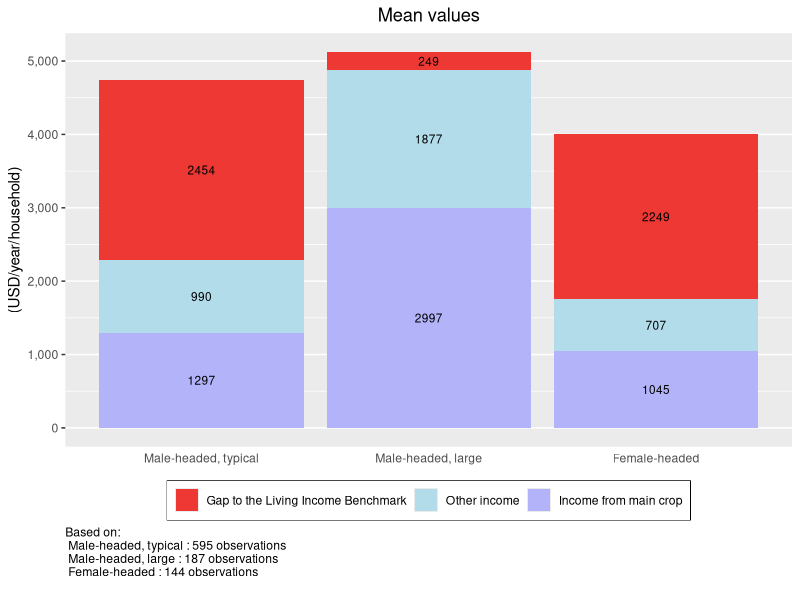
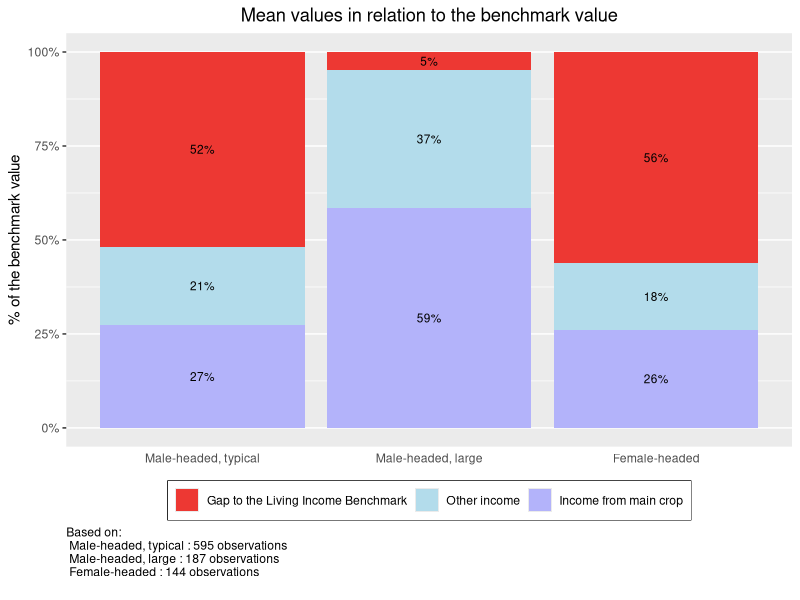
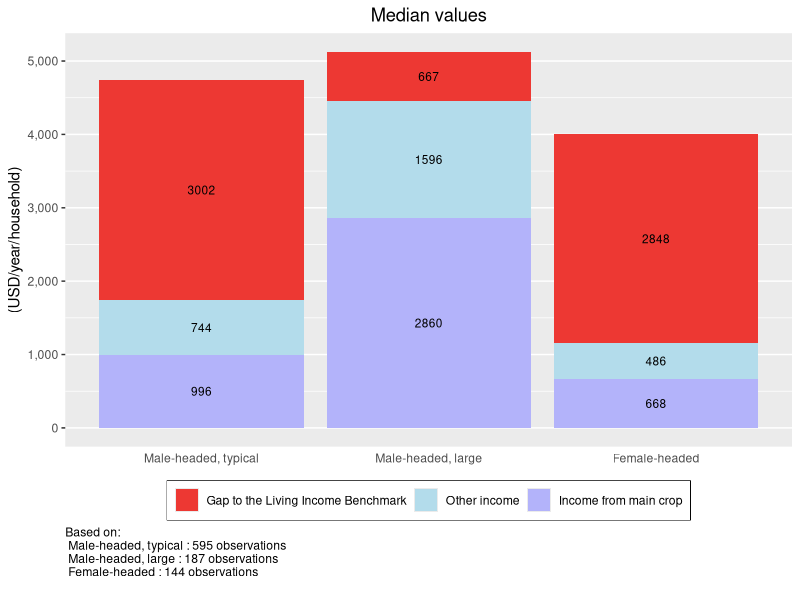
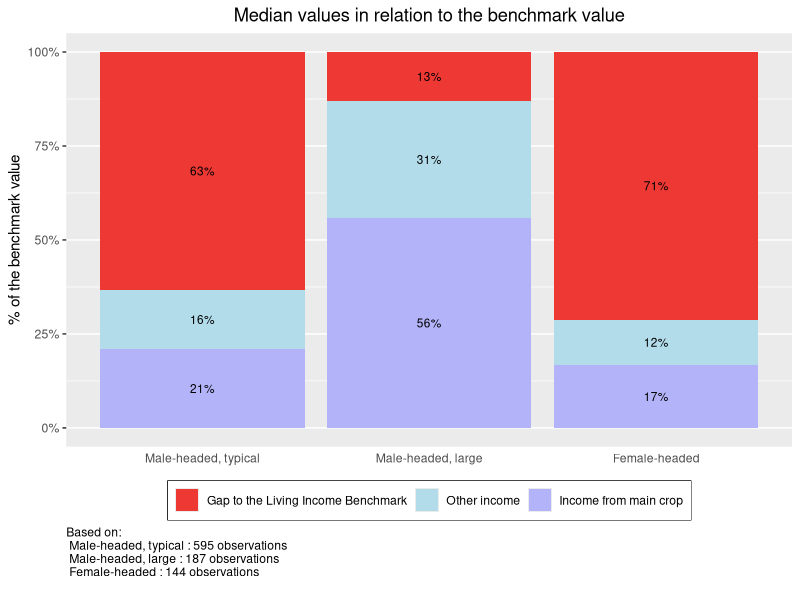
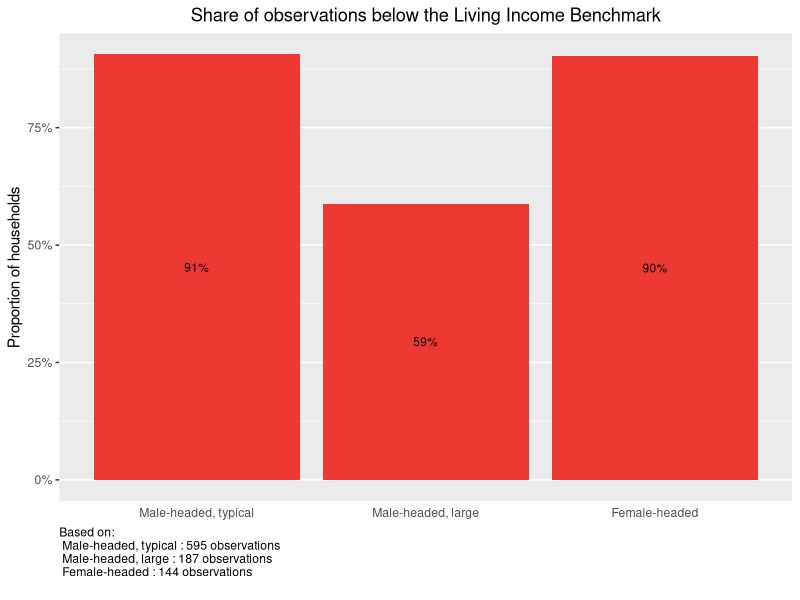
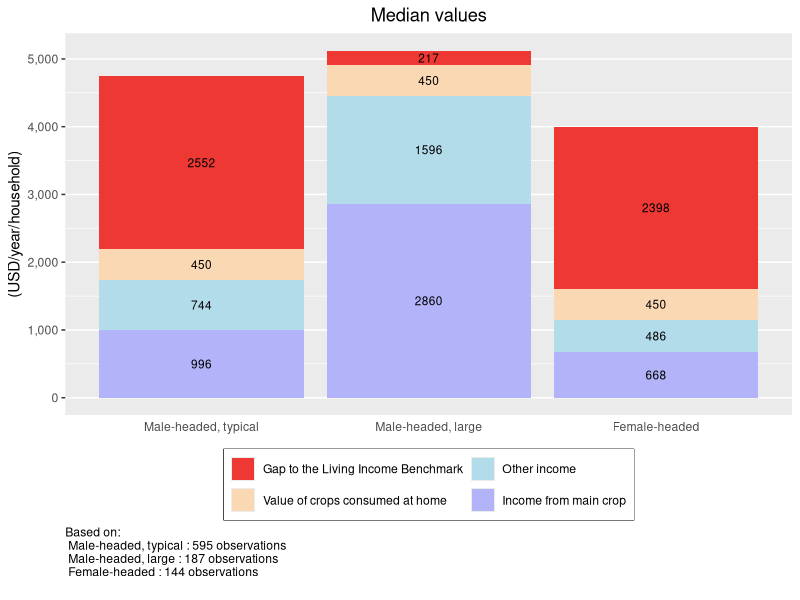
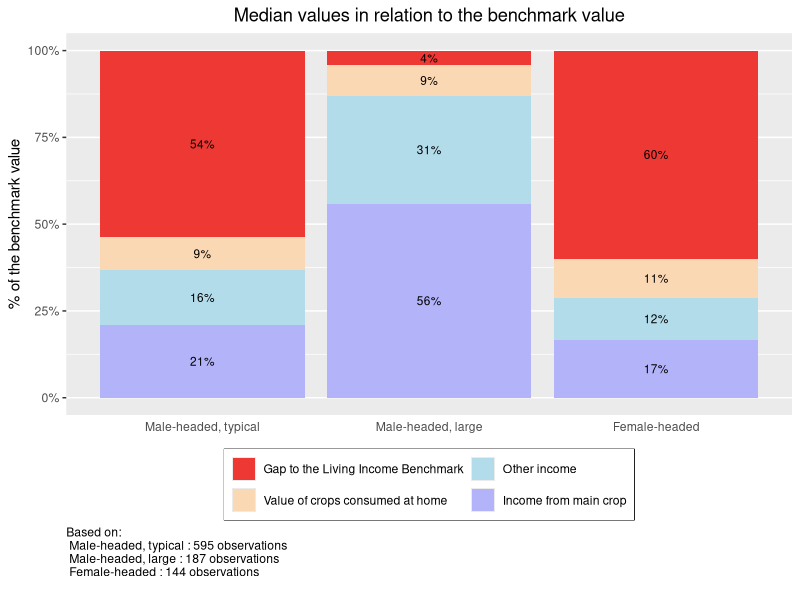
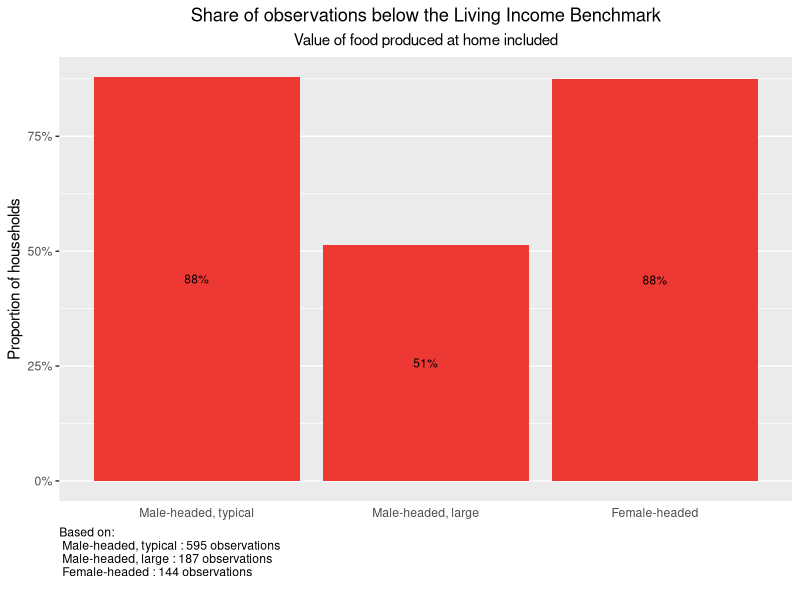

Source code (R) for these figures, in order:
## ---- chunk 1
knitr::opts_chunk$set(message = FALSE)
## ---- chunk 2
#### Before continuing any further, load the R libraries that have the 
# necessary functions for this analysis. 

# If you have not previously used these libraries, 
# you will need to instaLl them with the function install.packages("LIBRARY NAME").
# For example: install.packages(tidyverse)
library(tidyverse)
library(knitr)
library(scales)
# The ggrepel library is only necessary for the distribution graph by house for
  # the labels on the percent below benchmark.
library(ggrepel)
## ---- chunk 3
## Import data set
df <- read_csv("KIT_Sample_Data.csv")

## Replace variable names
# Main crop
df$income_main_crop <- df$total_cocoa_income_2018
# Total income
df$total_hh_income <- df$total_hh_income_2018
# Value of food produced at home (name does not change in example data set)
df$food_value <- df$food_value 
# Groups to compare incomes between (name does not change in example data set)
df$grouping <- df$grouping
# Living income benchmark (name does not change in example data set)
df$benchmark <- df$benchmark

## Replace graph labels
main_crop <-"cocoa" 
currency <- "USD"
## ---- chunk 4
# Create total income variable that includes value of food produced
df$total_hh_income_including_food_value <- df$total_hh_income + df$food_value

# Create a yes/no binary for if the farmer is above the benchmark.
  # 1 is yes, 0 is no
df$below_benchmark <- 
  ifelse(df$total_hh_income > df$benchmark, 0, 1)

# Create below benchmark binary with value of food produced at home included   
df$below_benchmark_with_food <- 
  ifelse((df$total_hh_income_including_food_value) > df$benchmark, 0, 1)

# Calculate the Foster–Greer–Thorbecke (FGT) gap 
df$fgt_gap <- pmax((df$benchmark - df$total_hh_income), 0)/df$benchmark
  
# Calculate the FGT with value of food produced at home included
fgt_gap_with_food <- pmax((df$benchmark - (df$total_hh_income_including_food_value)), 0)/df$benchmark
## ---- chunk 5
# You can communicate colors with R in two ways: through one of the 657 color 
# names build into R, or through a hex color code. 

# To see the names of all 657 colors built into R, run the colors() formula in the command line. 
# The below links to a PDF file with a color sample for all 657 built in colors  
# http://www.stat.columbia.edu/~tzheng/files/Rcolor.pdf

# You can replace any of the below colors with a new color name or hex color code.  

###### Bar graph sections ######
# Gap to the mean
gap_color <- "#ed3833"
# Other income
other_color <- "#b3dceb"  
# Income from main crop
main_color <- "#b3b3fa"
# Value of crops consumed at home
home_color <- "#fad8b3"
  
## Share of observations below the Living Income Benchmark
# Note: these bars all appear the same color
share_color <- "#ed3833"
  
###### Distributional plots ######
  
## By household type
# Group 1
color_1 <- "#8bcae0" # green
# Group 2
color_2 <- "#8e8df8"  # purple
# Group 3
color_3 <- "#8ec68e" # blue 
# Group 4
color_4 <- "magenta"  # note: sample data only has 3 groups
# Summary line for all groups
color_all <- "dark blue"

## With mean and median
# Distribution curve 
curve_color <- "#b6dce8" 
# Income Mean
mean_color <- "blue"  
# Income Median
median_color <-  "green"
# Living Income Benchmark 
benchmark_color <- "red"  

################# Font color
# To change the color of the font for all graph axis and labels, replace the color 
# in the quotation marks, then run the following two lines of code. 
font_color <- "black"
theme_set(theme_get() + theme(text = element_text(color = font_color)))

## ---- chunk 6
# In the example data set, there are three groups that income is assessed across:
  # Male-headed, typical; Male-headed, large; and Female-headed.
# The below code assigns Male-headed, typical as the far left bar on graphs,
  # Male-headed, large in the middle, and Female-headed on the far right. 

# To customize this chunk of code to your data set, replace the example group 
  # names with the group names in your data set - leaving the quotation marks and 
  # commas as they are. The order of the list below determines the order of the 
  # bars in the ensuing bar graph. 
 
df <- df %>% 
      mutate(grouping = factor(grouping, 
                               levels = c("Male-headed, typical", 
                                       "Male-headed, large", 
                                       "Female-headed")))
## ---- chunk 7
## The first section of this code summarizes and formats the data to be graph-ready
df %>% 
# Group by household type
  group_by(grouping) %>% 
# For each household type, summarize the mean gap to the living income, 
# the mean other income, and the mean main_crop income 
  summarise(Gap = mean(benchmark - total_hh_income),
            Other = mean(total_hh_income - income_main_crop),
            main_crop = mean(income_main_crop)) %>% 
# Gather each income components into one column so the data is in 'long' format
  gather(key = "Component", value = "Income", Gap:main_crop) %>% 
# Re-level the income factors for the order you want them stacked on the graph  
  mutate(Component = factor(Component, 
                            levels = c("Gap", "Other", "main_crop"))) %>% 
# Generate ggplot graph for income by groupings and income component  
  ggplot(aes(y = Income, x = grouping, fill = Component)) +
# Assign graph as stacked bar chart  
  geom_bar(position = "stack", stat = "identity") +
# Label the graph title, axis, and caption  
  labs(title = "Mean values", 
       y = paste("(", currency, "/year/household)", sep = ""),
       x = "",
# Add caption with observation numbers for each household type  
       caption = paste("Based on: \n", 
                   paste(names(table(df$grouping)), 
                       ":", 
                       as.numeric(table(df$grouping)), 
                       "observations \n ", collapse = ''), collapse = '')) +
# Label the legend and assign custom colors 
  scale_fill_manual(values=c(gap_color, other_color, main_color),
                    breaks=c("Gap", "Other", "main_crop"),
                    labels=c("Gap to the Living Income Benchmark",
                                "Other income",
                                "Income from main crop")) +
# Format y-axis labels with a comma  
  scale_y_continuous(labels = comma) +
# Remove x-axis grid lines and tick marks  
  theme(panel.grid.major.x = element_blank(), 
        axis.ticks.x = element_blank(),
        axis.title.x = element_blank(),
# Center plot title        
        plot.title = element_text(hjust = 0.5),
# Move the legend to the bottom of the graph
        legend.position="bottom",
# Remove legend title
        legend.title = element_blank(),
# Put a box around the legend
        legend.box.background = element_rect(),
# Move caption to desired location
        plot.caption = element_text(hjust = 0)) +
# Add incomes to prospective graph components  
  geom_text(aes(label = round(Income)), 
            position = position_stack(vjust = 0.5), 
            size = 3) 
## ---- chunk 8
## The first section of this code summarizes and formats the data to be graph-ready
df %>% 
# Group by household type
  group_by(grouping) %>% 
# For each household type, summarize the mean gap to the living income, 
# the mean other income, and the mean main_crop income. 
# Calculate all as percentages of the Living income benchmark - the total of the income and gap
  summarise(Gap = mean((benchmark - total_hh_income)/benchmark),
            Other = mean((total_hh_income - income_main_crop)/benchmark),
            main_crop = mean(income_main_crop/benchmark)) %>% 
# Gather each income components into one column so the data is in 'long' format
  gather(key = "Component", value = "Income", Gap:main_crop) %>% 
# Re-level the income factors for the order you want them stacked on the graph  
  mutate(Component = factor(Component, 
                            levels = c("Gap", "Other", "main_crop"))) %>% 
# Generate ggplot graph for income by groupings and income component  
  ggplot(aes(y = Income, x = grouping, fill = Component)) +
# Assign graph as stacked bar chart  
  geom_bar(position = "stack", stat = "identity") +
# Label the graph title, axis, and caption  
  labs(title = "Mean values in relation to the benchmark value", 
       y = "% of the benchmark value",
       x = " ",
# Add caption with observation numbers for each household type            
       caption = paste("Based on: \n", 
                   paste(names(table(df$grouping)), 
                       ":", 
                       as.numeric(table(df$grouping)), 
                       "observations \n ", collapse = ''), collapse = '')) +
# Label the legend  
  scale_fill_manual(values=c(gap_color, other_color, main_color),
                      breaks=c("Gap",
                                "Other",
                                "main_crop"),
                      labels=c("Gap to the Living Income Benchmark",
                                "Other income",
                                "Income from main crop")) +
# Format y-axis labels with a comma  
  scale_y_continuous(labels = percent) +
# Remove x-axis grid lines and tick marks  
  theme(panel.grid.major.x = element_blank(), 
        axis.ticks.x = element_blank(),
        axis.title.x = element_blank(),
# Center plot title        
        plot.title = element_text(hjust = 0.5),
# Move the legend to the bottom of the graph
        legend.position="bottom",
# Remove legend title
        legend.title = element_blank(),
# Put a box around the legend
        legend.box.background = element_rect(),
# Move caption to desired location
        plot.caption = element_text(hjust = 0)) +
# Add incomes to prospective graph components  
  geom_text(aes(label = label_percent(accuracy = 1L)(Income)), 
            position = position_stack(vjust = 0.5), 
            size = 3) 
## ---- chunk 9
## The first section of this code summarizes and formats the data to be graph-ready
df %>% 
# Group by household type
  group_by(grouping) %>% 
# For each grouping, summarize the median gap to the living income, 
# the median other income, and the median main_crop income. 
  summarise(Gap = median(benchmark - total_hh_income),
            main_crop = median(income_main_crop),
            benchmark = median(benchmark)) %>%
  mutate(Other = (benchmark - Gap - main_crop)) %>% 
# Gather each income components into one column so the data is in 'long' format
  gather(key = "Component", value = "Income", c(Gap, main_crop, Other)) %>% 
# Re-level the income factors for the order you want them stacked on the graph  
  mutate(Component = factor(Component, 
                            levels = c("Gap", "Other", "main_crop"))) %>% 
# Generate ggplot graph for income by grouping and income component  
  ggplot(aes(y = Income, x = grouping, fill = Component)) +
# Assign graph as stacked bar chart  
  geom_bar(position = "stack", stat = "identity") +
# Label the graph title, axis, and caption  
  labs(title = "Median values", 
       y = paste("(", currency, "/year/household)", sep = ""),
       x = "",
# Add caption with observation numbers for each household type               
       caption = paste("Based on: \n", 
                   paste(names(table(df$grouping)), 
                       ":", 
                       as.numeric(table(df$grouping)), 
                       "observations \n ", collapse = ''), collapse = '')) +
# Label the legend and assign custom colors 
  scale_fill_manual(values=c(gap_color, other_color, main_color),
                    breaks=c("Gap", "Other", "main_crop"),
                    labels=c("Gap to the Living Income Benchmark",
                                "Other income",
                                "Income from main crop")) +
# Format y-axis labels with a comma  
  scale_y_continuous(labels = comma) +
# Remove x-axis grid lines and tick marks  
  theme(panel.grid.major.x = element_blank(), 
        axis.ticks.x = element_blank(),
        axis.title.x = element_blank(),
# Center plot title        
        plot.title = element_text(hjust = 0.5),
# Move the legend to the bottom of the graph
        legend.position="bottom",
# Remove legend title
        legend.title = element_blank(),
# Put a box around the legend
        legend.box.background = element_rect(),
# Move caption to desired location
        plot.caption = element_text(hjust = 0)) +
# Add incomes to prospective graph components  
  geom_text(aes(label = round(Income)), 
            position = position_stack(vjust = 0.5), 
            size = 3) 
## ---- chunk 10
## The first section of this code summarizes and formats the data to be graph-ready
df %>% 
# Group by household type
  group_by(grouping) %>% 
# For each grouping, summarize the median gap to the living income, 
# the median other income, and the median main_crop income. 
# Calculate all as percentages of the Living income benchmark - the total of the income and gap
  summarise(Gap = median((benchmark - total_hh_income)/benchmark),
            main_crop = median((income_main_crop/benchmark)))%>%
  mutate(Other = (1 - Gap - main_crop)) %>%
# Gather each income components into one column so the data is in 'long' format
  gather(key = "Component", value = "Income", Gap:Other) %>% 
# Re-level the income factors for the order you want them stacked on the graph  
  mutate(Component = factor(Component, 
                            levels = c("Gap", "Other", "main_crop"))) %>% 
# Generate ggplot graph for income by grouping and income component  
  ggplot(aes(y = Income, x = grouping, fill = Component)) +
# Assign graph as stacked bar chart  
  geom_bar(position = "fill", stat = "identity") +
# Label the graph title, axis, and caption  
  labs(title = "Median values in relation to the benchmark value", 
       y = "% of the benchmark value",
       x = "",
# Add caption with observation numbers for each household type         
       caption = paste("Based on: \n", 
                   paste(names(table(df$grouping)), 
                       ":", 
                       as.numeric(table(df$grouping)), 
                       "observations \n ", collapse = ''), collapse = '')) +
# Label the legend and assign custom colors 
  scale_fill_manual(values=c(gap_color, other_color, main_color),
                    breaks=c("Gap", "Other", "main_crop"),
                    labels=c("Gap to the Living Income Benchmark",
                                "Other income",
                                "Income from main crop")) +
# Format y-axis labels with a comma  
  scale_y_continuous(labels = percent) +
# Remove x-axis grid lines and tick marks  
  theme(panel.grid.major.x = element_blank(), 
        axis.ticks.x = element_blank(),
        axis.title.x = element_blank(),
# Center plot title        
        plot.title = element_text(hjust = 0.5),
# Move the legend to the bottom of the graph
        legend.position="bottom",
# Remove legend title
        legend.title = element_blank(),
# Put a box around the legend
        legend.box.background = element_rect(),
# Move caption to desired location
        plot.caption = element_text(hjust = 0)) +
# Add incomes to prospective graph components  
  geom_text(aes(label = label_percent(accuracy = 1L)(Income)), 
            position = position_stack(vjust = 0.5), 
            size = 3) 
## ---- chunk 11
df %>% 
# Group by household type  
  group_by(grouping) %>% 
# For each household type, calculate the percentage above the living income benchmark 
  summarise(Below = sum(below_benchmark)/n()) %>% 
# Generate ggplot graph for percentage by grouping 
  ggplot(aes(x = grouping, y = Below)) +
# Assign graph as bar graph and color bars red for aesthetics   
  geom_col(fill= share_color) +
# Label the graph title, axis, and caption    
  labs(title = "Share of observations below the Living Income Benchmark",
       y = "Proportion of households",
       x = "",
# Add caption with observation numbers for each household type    
       caption = paste("Based on: \n", 
                   paste(names(table(df$grouping)), 
                       ":", 
                       as.numeric(table(df$grouping)), 
                       "observations \n ", collapse = ''), collapse = '')) +
# Format y-axis labels with a percent  
  scale_y_continuous(labels = percent) +
# Remove x-axis grid lines and tick marks    
  theme(panel.grid.major.x = element_blank(), 
        axis.ticks.x = element_blank(),
        axis.title.x = element_blank(),
# Center plot title          
        plot.title = element_text(hjust = 0.5),
# Move caption to desired location
        plot.caption = element_text(hjust = 0)) +
# Add percents to each graph bar   
  geom_text(aes(label = label_percent(accuracy = 1L)(Below)),
            position = position_stack(vjust = 0.5), 
            size = 3) 
## ---- chunk 12
## The first section of this code summarizes and formats the data to be graph-ready
df %>% 
# Group by grouping
  group_by(grouping) %>% 
# For each grouping, summarize the median gap to the living income, 
# the median other income, and the median main_crop income. 
  summarise(Gap = median(benchmark - total_hh_income_including_food_value),
            Food = median(food_value),
            main_crop = median(income_main_crop),
            benchmark = median(benchmark)) %>% 
  mutate(Other = (benchmark - Gap - main_crop - Food)) %>%
# Gather each income components into one column so the data is in 'long' format
  gather(key = "Component", value = "Income", c(Gap, Food, main_crop, Other)) %>% 
# Re-level the income factors for the order you want them stacked on the graph  
  mutate(Component = factor(Component, 
                            levels = c("Gap", "Food", "Other", "main_crop"))) %>% 
# Generate ggplot graph for income by grouping and income component  
  ggplot(aes(y = Income, x = grouping, fill = Component)) +
# Assign graph as stacked bar chart  
  geom_bar(position = "stack", stat = "identity") +
# Label the graph title, axis, and caption  
  labs(title = "Median values", 
       y = paste("(", currency, "/year/household)", sep = ""),
       x = "",
# Add caption with observation numbers for each household type          
       caption = paste("Based on: \n", 
                   paste(names(table(df$grouping)), 
                       ":", 
                       as.numeric(table(df$grouping)), 
                       "observations \n ", collapse = ''), collapse = '')) +
# Label the legend and assign custom colors 
  scale_fill_manual(values=c(gap_color, home_color, other_color, main_color),
                    breaks=c("Gap", "Food", "Other", "main_crop"),
                    labels=c("Gap to the Living Income Benchmark",
                             "Value of crops consumed at home",
                              "Other income",
                              "Income from main crop")) +
# Wrap legend onto 2 lines to fit everything neatly     
  guides(fill = guide_legend(nrow = 2)) +
# Format y-axis labels with a comma  
  scale_y_continuous(labels = comma) +
# Remove x-axis grid lines and tick marks  
  theme(panel.grid.major.x = element_blank(), 
        axis.ticks.x = element_blank(),
        axis.title.x = element_blank(),
# Center plot title        
        plot.title = element_text(hjust = 0.5),
# Move the legend to the bottom of the graph
        legend.position="bottom",
# Remove legend title
        legend.title = element_blank(),
# Put a box around the legend
        legend.box.background = element_rect(),
# Move caption to desired location
        plot.caption = element_text(hjust = 0)) +
# Add incomes to prospective graph components  
  geom_text(aes(label = round(Income)), 
            position = position_stack(vjust = 0.5), 
            size = 3) 
## ---- chunk 13
## The first section of this code summarizes and formats the data to be graph-ready
df %>% 
# Group by household type
  group_by(grouping) %>% 
# For each household type, summarize the median gap to the living income,
# the median other income, and the median main_crop income. 
# Calculate all as percentages of the Living income benchmark - the total of the income and gap
  summarise(Gap = median((benchmark - total_hh_income_including_food_value)/benchmark),
            Food = median(food_value/benchmark),
            main_crop = median(income_main_crop/benchmark)) %>% 
  mutate(Other = (1 - Gap - main_crop - Food)) %>%
# Gather each income components into one column so the data is in 'long' format
  gather(key = "Component", value = "Income", Gap:Other) %>% 
# Re-level the income factors for the order you want them stacked on the graph  
  mutate(Component = factor(Component, 
                            levels = c("Gap", "Food", "Other", "main_crop"))) %>% 
# Generate ggplot graph for income by grouping and income component  
  ggplot(aes(y = Income, x = grouping, fill = Component)) +
# Assign graph as stacked bar chart 
  geom_bar(position = "fill", stat = "identity") +
# Label the graph title, axis, and caption  
  labs(title = "Median values in relation to the benchmark value", 
       y = "% of the benchmark value",
       x = "", 
# Add caption with observation numbers for each household type            
       caption = paste("Based on: \n", 
                   paste(names(table(df$grouping)), 
                       ":", 
                       as.numeric(table(df$grouping)), 
                       "observations \n ", collapse = ''), collapse = '')) +
# Label the legend and assign custom colors 
  scale_fill_manual(values=c(gap_color, home_color, other_color, main_color),
                    breaks=c("Gap", "Food", "Other", "main_crop"),
                    labels=c("Gap to the Living Income Benchmark",
                             "Value of crops consumed at home",
                              "Other income",
                              "Income from main crop")) +
# Wrap legend onto 2 lines to fit everything neatly     
  guides(fill = guide_legend(nrow = 2)) +
# Format y-axis labels with a comma and assign limits 0-100% 
  scale_y_continuous(labels = percent, limits = c(0,1)) +
# Remove x-axis grid lines and tick marks  
  theme(panel.grid.major.x = element_blank(), 
        axis.ticks.x = element_blank(),
        axis.title.x = element_blank(),
# Center plot title        
        plot.title = element_text(hjust = 0.5),
# Move the legend to the bottom of the graph
        legend.position="bottom",
# Remove legend title
        legend.title = element_blank(),
# Put a box around the legend
        legend.box.background = element_rect(),
# Move caption to desired location
        plot.caption = element_text(hjust = 0)) +
# Add incomes to prospective graph components  
  geom_text(aes(label = label_percent(accuracy = 1L)(Income)), 
            position = position_stack(vjust = 0.5), 
            size = 3) 
## ---- chunk 14
df %>% 
# Group by household type  
  group_by(grouping) %>% 
# For each household type, calculate the percentage above the living income benchmark 
  summarise(Below = sum(below_benchmark_with_food)/n()) %>% 
# Generate ggplot graph for percentage by grouping 
  ggplot(aes(x = grouping, y = Below)) +
# Assign graph as bar graph and color bars red for aesthetics   
  geom_col(fill= share_color) +
# Label the graph title, axis, and caption    
  labs(title = "Share of observations below the Living Income Benchmark",
       subtitle = "Value of food produced at home included",
       y = "Proportion of households",
       x = "",
# Add caption with observation numbers for each household type    
       caption = paste("Based on: \n", 
                   paste(names(table(df$grouping)), 
                       ":", 
                       as.numeric(table(df$grouping)), 
                       "observations \n ", collapse = ''), collapse = '')) +
# Format y-axis labels with a percent  
  scale_y_continuous(labels = percent) +
# Remove x-axis grid lines and tick marks    
  theme(panel.grid.major.x = element_blank(), 
        axis.ticks.x = element_blank(),
        axis.title.x = element_blank(),
# Center plot title          
        plot.title = element_text(hjust = 0.5),
        plot.subtitle = element_text(hjust = 0.5),
# Move caption to desired location
        plot.caption = element_text(hjust = 0)) +
# Add percents to each graph bar   
  geom_text(aes(label = label_percent(accuracy = 1L)(Below)),
            position = position_stack(vjust = 0.5), 
            size = 3) 
## ---- chunk 15
##### These first few lines of code draft a dataframe of the percent below the 
  # LI benchmark for each group. This dataframe is used in the graph code 
  # to add the LI used as descriptive comments within the following graph
below <-
  df %>%
  group_by(grouping) %>%
  summarise(benchmark = mean(benchmark),
            Percent = percent(sum(total_hh_income < benchmark)/n()))

# Formatting the strings as phrases with punctuation
below$label <- paste("Living Income ", below$grouping, ": ",
               below$Percent, " below", sep = "")

# Create a blank variable to allow for manual legend mapping of the summary curve
df$filler <- "filler"

##### Graph code begins here  
ggplot(df) +
  # Set x-axis to total household income and color by household type  
    geom_density(aes(x = total_hh_income, color = grouping, fill = grouping), 
                 alpha = 0.7) +
    
  # Add summary line for all household types
    geom_density(aes(x = total_hh_income, alpha = filler), color = color_all) +
    scale_alpha_manual(name = "Legend", values = 1, labels = "All") +
    
  # Add custom colors
    scale_fill_manual(name = "Legend",
                      values = c(color_1, color_2, color_3, color_4),
                      breaks = c(levels(df$grouping)),
                      labels = c(levels(df$grouping))) +
    scale_color_manual(name = "Legend",
                      values = c(color_1, color_2, color_3, color_4),
                      breaks = c(levels(df$grouping)),
                      labels = c(levels(df$grouping))) +
    
  # Add graph and axis labels
    labs(x = paste("Estimated Total Household Income (", 
                   currency, "/year/household)", sep = ""),
         y = "Income Likelihood",
  # Add caption with observation numbers for each household type               
         caption = paste("Based on: \n", 
                     paste(names(table(df$grouping)), 
                         ":", 
                         as.numeric(table(df$grouping)), 
                         "observations \n ", collapse = ''), collapse = '')) +
  # Format x-axis labels as numbers with commas
  # If your data has extreme income outliers, 
      # you may need to filter them or add x-axis limits so they do not warp the graph 
    scale_x_continuous(labels = comma, breaks=pretty_breaks(10)) +
    
  ## Graph formatting  
    theme(
  # Remove y-axis labels and ticks    
        axis.text.y = element_blank(), axis.ticks.y = element_blank(), 
  # Remove background grid (the grid is the default)
        panel.grid.major = element_blank(), panel.grid.minor = element_blank(),
  # Make graph background white
        panel.background = element_rect(fill = "white", colour = NA), 
  # Add thin x-axis line
        axis.line.x = element_line(size = 0.25),
  # Move caption to desired location
        plot.caption = element_text(hjust = 0),
  
  ## Legend formatting
  # Move the legend to the bottom of the graph
        legend.position="bottom",
  # Remove legend title
        legend.title = element_blank(),
  # Put a box around the legend
        legend.box.background = element_rect()) + 
  # Assign legend line color to white. This ensures the fill boxes do not 
      # take on the color of the summary distribution line 
    guides(fill = guide_legend(override.aes = list(color = "white"))) +
  
  # Add vertical lines for benchmarks by group    
    geom_vline(data = below,
      aes(xintercept = benchmark, color = grouping),
      show.legend = FALSE, key_glyph = "path") +
  
  # Add labels with percent below benchmark for each group  
    geom_label_repel(data = below, 
       aes(x = benchmark, y = max(density(df$total_hh_income)$y),
           color = grouping, label = label),
           direction = "y", show.legend = FALSE, segment.alpha = 0, 
           vjust=1, hjust=0)

## ---- chunk 16
df %>%
  # Set x-axis to key variable
  ggplot(aes(x = total_hh_income, y =(..count..)/n), fill = dataset) +
  # Add density line. You can change the fill and line colors.
  geom_density(color = "#add8e6", fill = "#add8e6") +
  
  # Add vertical line for living income
  geom_vline(aes(xintercept = mean(benchmark), 
                 color = "Living Income Benchmark"), key_glyph = "path") +
  # Add vertical line for mean income 
  geom_vline(aes(xintercept = mean(df$total_hh_income), 
                 color = "Income Mean"), key_glyph = "path") +
  # Add vertical line for median income
  geom_vline(aes(xintercept = median(df$total_hh_income), 
                 color = "Income Median"), key_glyph = "path") +
  
  # Add text for percentage below the benchmark
  # Label positioned to the upper right of the benchmark line 
    # Note: to have just the text without the background box, 
          # change the following code line to geom_text instead of geom_label
  geom_label(mapping=aes(x=mean(benchmark), 
            y= max(density(df$total_hh_income)$y),
            label=paste((percent(sum(below_benchmark)/nrow(df))), 
                        "below the benchmark")),
            # To bump the text box slightly to the right of the benchmark line,
            # un-comment the below line. 
            #position = position_nudge(x = mean(df$benchmark)*0.07),
            vjust=1, hjust=0) +

  # Add graph and axis labels
  labs(x = paste("Estimated Total Household Income (", 
                 currency, "/", "year/household)", 
                 sep = ""),
       y = "Income Likelihood",
  # Add caption with observation numbers for each household type      
       caption = paste("N =", nrow(df))) +
  
  # Format x-axis labels as numbers with commas
  # If your data has extreme income outliers, 
    # you may need to filter them or add x-axis limits so they do not warp the graph 
  scale_x_continuous(labels = comma, breaks=pretty_breaks(10)) +
  scale_y_continuous(labels = percent) +
  
  ## Graph formatting 
  theme(
  # Remove y-axis labels and ticks
        axis.text.y = element_blank(), axis.ticks.y = element_blank(),
  # Remove background grid (the grid is the default)
        panel.grid.major = element_blank(), panel.grid.minor = element_blank(),
  # Add thin x-axis line
        axis.line.x = element_line(size = 0.25),
  # Make graph background white
        panel.background = element_rect(fill = "white", colour = NA),
  # Move caption to desired location
        plot.caption = element_text(hjust = 0),
  
  ## Legend formatting
  # Move the legend to the bottom of the graph
        legend.position="bottom",
  # Remove legend title
        legend.title = element_blank(),
  # Remove gray background for legend symbols 
        legend.key=element_rect(fill=NA),
  # Put a box around the legend
        legend.box.background = element_rect()) +
  # Manually add legend 
  scale_color_manual(values = c("Living Income Benchmark"= "red",
                                "Income Mean"= "blue",
                                "Income Median"="green"))
## ---- chunk 17
##### These first few lines of code draft a dataframe of the percent below the 
  # LI benchmark for each group. This dataframe is used in the graph code 
  # to add the LI used as descriptive comments within the following graph
below <-
   df %>%
   group_by(grouping) %>%
   summarise(benchmark = mean(benchmark),
             Percent = percent(sum(total_hh_income < benchmark)/n()))

  # Formatting the strings as phrases with punctuation
 below$label <- paste("Living Income ", below$grouping, ": ",
                below$Percent, " below", sep = "")

  # Create a blank variable to allow for manual legend mapping of the summary curve
 df$filler <- "filler"

##### Graph code begins here  
ggplot(df) +
  # Set x-axis to total household income and color by household type  
    geom_area(aes(x = total_hh_income, color = grouping, fill = grouping), 
                 alpha = 0.7, stat = "bin", binwidth = 500, position = 'identity') +
    
  # Add summary line for all household types
    geom_freqpoly(aes(x = total_hh_income, alpha = filler), 
                  color = color_all, binwidth = 500) +
    scale_alpha_manual(name = "Legend", values = 1, labels = "All") +

  # Add custom colors
    scale_fill_manual(name = "Legend",
                      values = c(color_1, color_2, color_3, color_4),
                      breaks = c(levels(df$grouping)),
                      labels = c(levels(df$grouping))) +
    scale_color_manual(name = "Legend",
                      values = c(color_1, color_2, color_3, color_4),
                      breaks = c(levels(df$grouping)),
                      labels = c(levels(df$grouping))) +
    
  # Add graph and axis labels
    labs(x = paste("Estimated Total Household Income (", 
                   currency, "/year/household)", sep = ""),
         y = "Number of Households",
  # Add caption with observation numbers for each household type               
         caption = paste("Based on: \n", 
                     paste(names(table(df$grouping)), 
                         ":", 
                         as.numeric(table(df$grouping)), 
                         "observations \n ", collapse = ''), 
                     "bin size = 500", currency, collapse = '')) +
  # Format x-axis labels as numbers with commas
  # If your data has extreme income outliers, 
      # you may need to filter them or add x-axis limits so they do not warp the graph 
    scale_x_continuous(labels = comma, breaks=pretty_breaks(10)) +
    
  ## Graph formatting  
    theme(
  # Remove background grid (the grid is the default)
        panel.grid.major = element_blank(), panel.grid.minor = element_blank(),
  # Make graph background white
        panel.background = element_rect(fill = "white", colour = NA), 
  # Add thin axis lines
        axis.line = element_line(size = 0.25),
  # Move caption to desired location
        plot.caption = element_text(hjust = 0),
  
  ## Legend formatting
  # Move the legend to the bottom of the graph
        legend.position="bottom",
  # Remove legend title
        legend.title = element_blank(),
  # Put a box around the legend
        legend.box.background = element_rect(),
  # Remove gray background for "All" legend symbol
        legend.key=element_rect(fill=NA)) + 
  # Assign legend line color to white. This ensures the fill boxes do not 
      # take on the color of the summary distribution line 
    guides(fill = guide_legend(override.aes = list(color = "white"))) +
  
  # Add vertical lines for benchmarks by group    
    geom_vline(data = below,
      aes(xintercept = benchmark, color = grouping),
      show.legend = FALSE, key_glyph = "path") +
  
  # Add labels with percent below benchmark for each group  
    geom_label_repel(data = below, 
       aes(x = benchmark, 
           # Note: this is a long way of calculating the graph maximum
           # To avoid overlapping labels, reduce to 80% of maximum 
           y = max(table(cut(df$total_hh_income,
                             seq(min(df$total_hh_income),
                                 max(df$total_hh_income),
                                 dist(range(df$total_hh_income))/
                                   (max(df$total_hh_income)/500)))))*0.8,
           color = grouping, label = label),
           direction = "y", show.legend = FALSE, segment.alpha = 0, hjust=0)

## ---- chunk 18
df %>%
  # Set x-axis to key variable
  ggplot(aes(x = total_hh_income)) +
  # Add density line. You can change the fill and line colors.
  geom_area(color = "#add8e6", fill = "#add8e6", stat = "bin", binwidth = 500) +
  
  # Add vertical line for living income
  geom_vline(aes(xintercept = mean(benchmark), 
                 color = "Living Income Benchmark"), key_glyph = "path") +
  # Add vertical line for mean income 
  geom_vline(aes(xintercept = mean(df$total_hh_income), 
                 color = "Income Mean"), key_glyph = "path") +
  # Add vertical line for median income
  geom_vline(aes(xintercept = median(df$total_hh_income), 
                 color = "Income Median"), key_glyph = "path") +
  
  # Add text for percentage below the benchmark
  # Label positioned to the upper right of the benchmark line 
    # Note: to have just the text without the background box, 
          # change the following code line to geom_text instead of geom_label
  geom_label(mapping=aes(x=mean(benchmark), 
          # Long way of calculating graph maximum               
            y= max(table(cut(df$total_hh_income,
                             seq(min(df$total_hh_income),
                                 max(df$total_hh_income),
                                 dist(range(df$total_hh_income))/
                                   (max(df$total_hh_income)/500))))),
            label=paste((percent(sum(below_benchmark)/nrow(df))), 
                        "below the benchmark")),
            # To bump the text box slightly to the right of the benchmark line,
            # un-comment the below line. 
            #position = position_nudge(x = mean(df$benchmark)*0.07),
            vjust=1, hjust=0) +

  # Add graph and axis labels
  labs(x = paste("Estimated Total Household Income (", 
                 currency, "/", "year/household)", 
                 sep = ""),
       y = "Number of Households",
  # Add caption with observation numbers for each household type      
       caption = paste("N =", nrow(df))) +
  
  # Format x-axis labels as numbers with commas
  # If your data has extreme income outliers, 
    # you may need to filter them or add x-axis limits so they do not warp the graph 
  scale_x_continuous(labels = comma, breaks=pretty_breaks(10)) +
  scale_y_continuous(labels = comma) +
  
  ## Graph formatting 
  theme(
  # Remove background grid (the grid is the default)
        panel.grid.major = element_blank(), panel.grid.minor = element_blank(),
  # Add thin axis lines
        axis.line = element_line(size = 0.25),
  # Make graph background white
        panel.background = element_rect(fill = "white", colour = NA),
  # Move caption to desired location
        plot.caption = element_text(hjust = 0),
  
  ## Legend formatting
  # Move the legend to the bottom of the graph
        legend.position="bottom",
  # Remove legend title
        legend.title = element_blank(),
  # Remove gray background for legend symbols 
        legend.key=element_rect(fill=NA),
  # Put a box around the legend
        legend.box.background = element_rect()) +
  # Manually add legend 
  scale_color_manual(values = c("Living Income Benchmark"= "red",
                                "Income Mean"= "blue",
                                "Income Median"="green"))
## ---- chunk 19
##### These first few lines of code draft a dataframe of the percent below the 
  # LI benchmark for each group. This dataframe is used in the graph code 
  # to add the LI used as descriptive comments within the following graph
below <-
   df %>%
   group_by(grouping) %>%
   summarise(benchmark = mean(benchmark),
             Percent = percent(sum(total_hh_income < benchmark)/n()))

  # Formatting the strings as phrases with punctuation
 below$label <- paste("Living Income ", below$grouping, ": ",
                below$Percent, " below", sep = "")

  # Create a blank variable to allow for manual legend mapping of the summary curve
 df$filler <- "filler"

##### Graph code begins here  
ggplot(df) +
  # Set x-axis to total household income and color by household type  
    geom_histogram(aes(x = total_hh_income, color = grouping, fill = grouping), 
                 alpha = 0.7, stat = "bin", binwidth = 500, position = 'identity') +
    
  # Add summary line for all household types  
    geom_step(aes(x = total_hh_income, alpha = filler), 
                 color = color_all, stat = "bin", binwidth = 500) +
    scale_alpha_manual(name = "Legend", values = 1, labels = "All") +

  # Add custom colors
    scale_fill_manual(name = "Legend",
                      values = c(color_1, color_2, color_3, color_4),
                      breaks = c(levels(df$grouping)),
                      labels = c(levels(df$grouping))) +
    scale_color_manual(name = "Legend",
                      values = c(color_1, color_2, color_3, color_4),
                      breaks = c(levels(df$grouping)),
                      labels = c(levels(df$grouping))) +
    
  # Add graph and axis labels
    labs(x = paste("Estimated Total Household Income (", 
                   currency, "/year/household)", sep = ""),
         y = "Number of Households",
  # Add caption with observation numbers for each household type               
         caption = paste("Based on: \n", 
                     paste(names(table(df$grouping)), 
                         ":", 
                         as.numeric(table(df$grouping)), 
                         "observations \n ", collapse = ''), 
                     "bin size = 500", currency, collapse = '')) +
  # Format x-axis labels as numbers with commas
  # If your data has extreme income outliers, 
      # you may need to filter them or add x-axis limits so they do not warp the graph 
    scale_x_continuous(labels = comma, breaks=pretty_breaks(10)) +
    
  ## Graph formatting  
    theme(
  # Remove background grid (the grid is the default)
        panel.grid.major = element_blank(), panel.grid.minor = element_blank(),
  # Make graph background white
        panel.background = element_rect(fill = "white", colour = NA), 
  # Add thin axis lines
        axis.line = element_line(size = 0.25),
  # Move caption to desired location
        plot.caption = element_text(hjust = 0),
  
  ## Legend formatting
  # Move the legend to the bottom of the graph
        legend.position="bottom",
  # Remove legend title
        legend.title = element_blank(),
  # Put a box around the legend
        legend.box.background = element_rect(),
  # Remove gray background for "All" legend symbol
        legend.key=element_rect(fill=NA)) + 
  # Assign legend line color to white. This ensures the fill boxes do not 
      # take on the color of the summary distribution line 
    guides(fill = guide_legend(override.aes = list(color = "white"))) +
  
  # Add vertical lines for benchmarks by group    
    geom_vline(data = below,
      aes(xintercept = benchmark, color = grouping),
      show.legend = FALSE, key_glyph = "path") +
  
  # Add labels with percent below benchmark for each group  
    geom_label_repel(data = below, 
       aes(x = benchmark, 
           # Note: this is a long way of calculating the graph maximum
           # To avoid overlapping labels, reduce to 80% of maximum 
           y = max(table(cut(df$total_hh_income,
                             seq(min(df$total_hh_income),
                                 max(df$total_hh_income),
                                 dist(range(df$total_hh_income))/
                                   (max(df$total_hh_income)/500)))))*0.8,
           color = grouping, label = label),
           direction = "y", show.legend = FALSE, segment.alpha = 0, hjust=0)

## ---- chunk 20
df %>%
  # Set x-axis to key variable
  ggplot(aes(x = total_hh_income)) +
  # Add density line. You can change the fill and line colors.
  geom_histogram(color = "#add8e6", fill = "#add8e6", stat = "bin", binwidth = 500) +
  
  # Add vertical line for living income
  geom_vline(aes(xintercept = mean(benchmark), 
                 color = "Living Income Benchmark"), key_glyph = "path") +
  # Add vertical line for mean income 
  geom_vline(aes(xintercept = mean(df$total_hh_income), 
                 color = "Income Mean"), key_glyph = "path") +
  # Add vertical line for median income
  geom_vline(aes(xintercept = median(df$total_hh_income), 
                 color = "Income Median"), key_glyph = "path") +
  
  # Add text for percentage below the benchmark
  # Label positioned to the upper right of the benchmark line 
    # Note: to have just the text without the background box, 
          # change the following code line to geom_text instead of geom_label
  geom_label(mapping=aes(x=mean(benchmark), 
          # Long way of calculating graph maximum               
            y= max(table(cut(df$total_hh_income,
                             seq(min(df$total_hh_income),
                                 max(df$total_hh_income),
                                 dist(range(df$total_hh_income))/
                                   (max(df$total_hh_income)/500))))),
            label=paste((percent(sum(below_benchmark)/nrow(df))), 
                        "below the benchmark")),
            # To bump the text box slightly to the right of the benchmark line,
            # un-comment the below line. 
            #position = position_nudge(x = mean(df$benchmark)*0.07),
            vjust=1, hjust=0) +

  # Add graph and axis labels
  labs(x = paste("Estimated Total Household Income (", 
                 currency, "/", "year/household)", 
                 sep = ""),
       y = "Number of Households",
  # Add caption with observation numbers for each household type      
       caption = paste("N =", nrow(df))) +
  
  # Format x-axis labels as numbers with commas
  # If your data has extreme income outliers, 
    # you may need to filter them or add x-axis limits so they do not warp the graph 
  scale_x_continuous(labels = comma, breaks=pretty_breaks(10)) +
  scale_y_continuous(labels = percent) +
  
  ## Graph formatting 
  theme(
  # Remove background grid (the grid is the default)
        panel.grid.major = element_blank(), panel.grid.minor = element_blank(),
  # Add thin axis lines
        axis.line = element_line(size = 0.25),
  # Make graph background white
        panel.background = element_rect(fill = "white", colour = NA),
  # Move caption to desired location
        plot.caption = element_text(hjust = 0),
  
  ## Legend formatting
  # Move the legend to the bottom of the graph
        legend.position="bottom",
  # Remove legend title
        legend.title = element_blank(),
  # Remove gray background for legend symbols 
        legend.key=element_rect(fill=NA),
  # Put a box around the legend
        legend.box.background = element_rect()) +
  # Manually add legend 
  scale_color_manual(values = c("Living Income Benchmark"= "red",
                                "Income Mean"= "blue",
                                "Income Median"="green"))
## ---- chunk 21
df %>% 
# Group by household type  
  group_by(grouping) %>% 
# For each grouping, calculate the average Foster–Greer–Thorbecke (FGT) index 
  summarise(FGT = mean(fgt_gap)) %>% 
# Generate ggplot graph for percentage by grouping 
  ggplot(aes(x = grouping, y = FGT)) +
# Assign graph as bar graph and color bars red for aesthetics   
  geom_col(fill= "red") +
# Label the graph title, axis, and caption    
  labs(title = "FGT index", 
       y = "Index value",
       x = "",
# Add caption with observation numbers for each household type               
       caption = paste("Based on: \n", 
                   paste(names(table(df$grouping)), 
                       ":", 
                       as.numeric(table(df$grouping)), 
                       "observations \n ", collapse = ''), collapse = '')) +
# Format y-axis labels with a percent  
  scale_y_continuous(labels = percent) +
# Remove x-axis grid lines and tick marks    
  theme(panel.grid.major.x = element_blank(), 
        axis.ticks.x = element_blank(),
        axis.title.x = element_blank(),
# Center plot title          
        plot.title = element_text(hjust = 0.5),
# Move caption to desired location
        plot.caption = element_text(hjust = 0)) +
# Add percents to each graph bar   
  geom_text(aes(label = label_percent(accuracy = 1L)(FGT)),
            position = position_stack(vjust = 0.5), 
            size = 3) 
## ---- chunk 22
df %>% 
# Group by household type  
  group_by(grouping) %>% 
# For each grouping, calculate the average Foster–Greer–Thorbecke (FGT) index 
  summarise(FGT = mean(fgt_gap_with_food)) %>% 
# Generate ggplot graph for percentage by grouping 
  ggplot(aes(x = grouping, y = FGT)) +
# Assign graph as bar graph and color bars red for aesthetics   
  geom_col(fill= "red") +
# Label the graph title, axis, and caption    
  labs(title = "FGT index",
       subtitle = "Value of food produced at home included",
       y = "Index value",
       x = "",
# Add caption with observation numbers for each household type               
       caption = paste("Based on: \n", 
                   paste(names(table(df$grouping)), 
                       ":", 
                       as.numeric(table(df$grouping)), 
                       "observations \n ", collapse = ''), collapse = '')) +
# Format y-axis labels with a percent  
  scale_y_continuous(labels = percent) +
# Remove x-axis grid lines and tick marks    
  theme(panel.grid.major.x = element_blank(), 
        axis.ticks.x = element_blank(),
        axis.title.x = element_blank(),
# Center plot title and subtitle        
        plot.title = element_text(hjust = 0.5),
        plot.subtitle = element_text(hjust = 0.5),
# Move caption to desired location
        plot.caption = element_text(hjust = 0)) +
# Add percents to each graph bar   
  geom_text(aes(label = label_percent(accuracy = 1L)(FGT)),
            position = position_stack(vjust = 0.5), 
            size = 3) 
